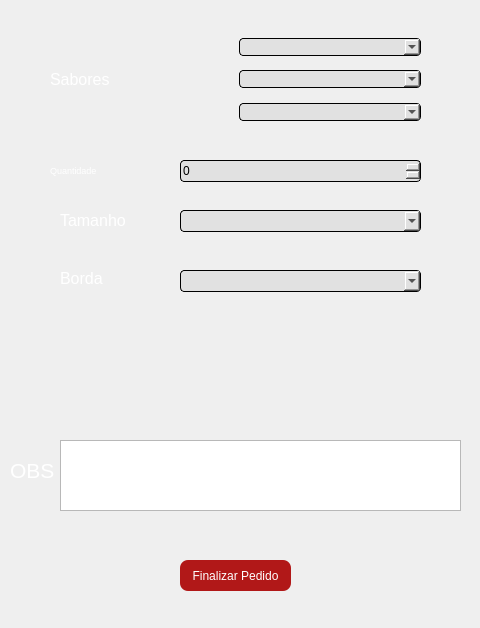
<?xml version="1.0" encoding="UTF-8"?>
<ui version="4.0">
 <class>MainWindow</class>
 <widget class="QMainWindow" name="MainWindow">
  <property name="geometry">
   <rect>
    <x>0</x>
    <y>0</y>
    <width>480</width>
    <height>628</height>
   </rect>
  </property>
  <property name="windowTitle">
   <string>MainWindow</string>
  </property>
  <widget class="QWidget" name="centralwidget">
   <widget class="QTextEdit" name="textEdit">
    <property name="geometry">
     <rect>
      <x>60</x>
      <y>440</y>
      <width>401</width>
      <height>71</height>
     </rect>
    </property>
   </widget>
   <widget class="QLabel" name="label">
    <property name="geometry">
     <rect>
      <x>10</x>
      <y>460</y>
      <width>51</width>
      <height>20</height>
     </rect>
    </property>
    <property name="font">
     <font>
      <family>MS Shell Dlg 2</family>
      <pointsize>16</pointsize>
      <weight>9</weight>
      <italic>false</italic>
      <bold>false</bold>
     </font>
    </property>
    <property name="styleSheet">
     <string notr="true">QLabel{
	text-align: center;
	color: rgb(255,255,255);
	font: 75 16pt &quot;MS Shell Dlg 2&quot;;
}</string>
    </property>
    <property name="text">
     <string>OBS</string>
    </property>
   </widget>
   <widget class="QLabel" name="label_2">
    <property name="geometry">
     <rect>
      <x>60</x>
      <y>210</y>
      <width>91</width>
      <height>21</height>
     </rect>
    </property>
    <property name="styleSheet">
     <string notr="true">QLabel{
	text-align: center;
	color: rgb(255,255,255);
	font-size: 16px;
	font: 75 16pt &quot;MS Shell Dlg 2&quot;;
}</string>
    </property>
    <property name="text">
     <string>Tamanho</string>
    </property>
   </widget>
   <widget class="QSpinBox" name="quantidade">
    <property name="geometry">
     <rect>
      <x>180</x>
      <y>160</y>
      <width>241</width>
      <height>22</height>
     </rect>
    </property>
    <property name="styleSheet">
     <string notr="true">QSpinBox{
	border-radius: 4px;
	background-color: rgb(225, 225, 225);
	border: 1px solid 
}</string>
    </property>
   </widget>
   <widget class="QLabel" name="label_3">
    <property name="geometry">
     <rect>
      <x>50</x>
      <y>160</y>
      <width>111</width>
      <height>21</height>
     </rect>
    </property>
    <property name="styleSheet">
     <string notr="true">QLabel{
	text-align: center;
	color: rgb(255,255,255);
	font-size: 9px;
	font: 75 16pt &quot;MS Shell Dlg 2&quot;;
}</string>
    </property>
    <property name="text">
     <string>Quantidade</string>
    </property>
   </widget>
   <widget class="QComboBox" name="borda">
    <property name="geometry">
     <rect>
      <x>180</x>
      <y>270</y>
      <width>241</width>
      <height>22</height>
     </rect>
    </property>
    <property name="styleSheet">
     <string notr="true">QComboBox{
	border-radius: 4px;
	background-color: rgb(225, 225, 225);
	border: 1px solid 
}</string>
    </property>
   </widget>
   <widget class="QLabel" name="label_4">
    <property name="geometry">
     <rect>
      <x>60</x>
      <y>270</y>
      <width>61</width>
      <height>16</height>
     </rect>
    </property>
    <property name="styleSheet">
     <string notr="true">QLabel{
	text-align: center;
	color: rgb(255,255,255);
	font-size: 16px;
	font: 75 16pt &quot;MS Shell Dlg 2&quot;;
}</string>
    </property>
    <property name="text">
     <string>Borda</string>
    </property>
   </widget>
   <widget class="QWidget" name="gridLayoutWidget">
    <property name="geometry">
     <rect>
      <x>50</x>
      <y>30</y>
      <width>371</width>
      <height>101</height>
     </rect>
    </property>
    <layout class="QGridLayout" name="gridLayout">
     <item row="2" column="1">
      <widget class="QComboBox" name="comboBox">
       <property name="styleSheet">
        <string notr="true">QComboBox{
	border-radius: 4px;
	background-color: rgb(225, 225, 225);
	border: 1px solid 
}</string>
       </property>
      </widget>
     </item>
     <item row="1" column="1">
      <widget class="QComboBox" name="comboBox_5">
       <property name="styleSheet">
        <string notr="true">QComboBox{
	border-radius: 4px;
	background-color: rgb(225, 225, 225);
	border: 1px solid 
}</string>
       </property>
      </widget>
     </item>
     <item row="0" column="1">
      <widget class="QComboBox" name="comboBox_3">
       <property name="styleSheet">
        <string notr="true">QComboBox{
	border-radius: 4px;
	background-color: rgb(225, 225, 225);
	border: 1px solid 
}</string>
       </property>
      </widget>
     </item>
     <item row="1" column="0">
      <widget class="QLabel" name="label_5">
       <property name="styleSheet">
        <string notr="true">QLabel{
	text-align: center;
	color: rgb(255,255,255);
	font-size: 16px;
	font: 75 16pt &quot;MS Shell Dlg 2&quot;;
}</string>
       </property>
       <property name="text">
        <string>Sabores</string>
       </property>
      </widget>
     </item>
    </layout>
   </widget>
   <widget class="QComboBox" name="tamanho">
    <property name="geometry">
     <rect>
      <x>180</x>
      <y>210</y>
      <width>241</width>
      <height>22</height>
     </rect>
    </property>
    <property name="styleSheet">
     <string notr="true">QComboBox{
	border-radius: 4px;
	background-color: rgb(225, 225, 225);
	border: 1px solid 
}</string>
    </property>
   </widget>
   <widget class="QPushButton" name="finalizar">
    <property name="geometry">
     <rect>
      <x>180</x>
      <y>560</y>
      <width>111</width>
      <height>31</height>
     </rect>
    </property>
    <property name="styleSheet">
     <string notr="true">QPushButton{
	background-color: rgba(170, 0, 0, 0.9);
	border: none;
	border-radius: 8px;
	text-align: center;
	color: #FFFFFF;
}

QPushButton:hover {
	background-color: rgba(170, 0, 0,0.8);
}</string>
    </property>
    <property name="text">
     <string>Finalizar Pedido</string>
    </property>
   </widget>
   <widget class="QLabel" name="fundo">
    <property name="geometry">
     <rect>
      <x>-10</x>
      <y>-30</y>
      <width>491</width>
      <height>691</height>
     </rect>
    </property>
    <property name="text">
     <string/>
    </property>
    <property name="pixmap">
     <pixmap>../../Downloads/pizza-g0b57d8a44_1920.jpg</pixmap>
    </property>
    <property name="scaledContents">
     <bool>true</bool>
    </property>
    <property name="wordWrap">
     <bool>false</bool>
    </property>
    <property name="openExternalLinks">
     <bool>false</bool>
    </property>
   </widget>
   <zorder>fundo</zorder>
   <zorder>textEdit</zorder>
   <zorder>label</zorder>
   <zorder>label_2</zorder>
   <zorder>quantidade</zorder>
   <zorder>label_3</zorder>
   <zorder>borda</zorder>
   <zorder>label_4</zorder>
   <zorder>gridLayoutWidget</zorder>
   <zorder>tamanho</zorder>
   <zorder>finalizar</zorder>
  </widget>
 </widget>
 <resources/>
 <connections/>
</ui>
